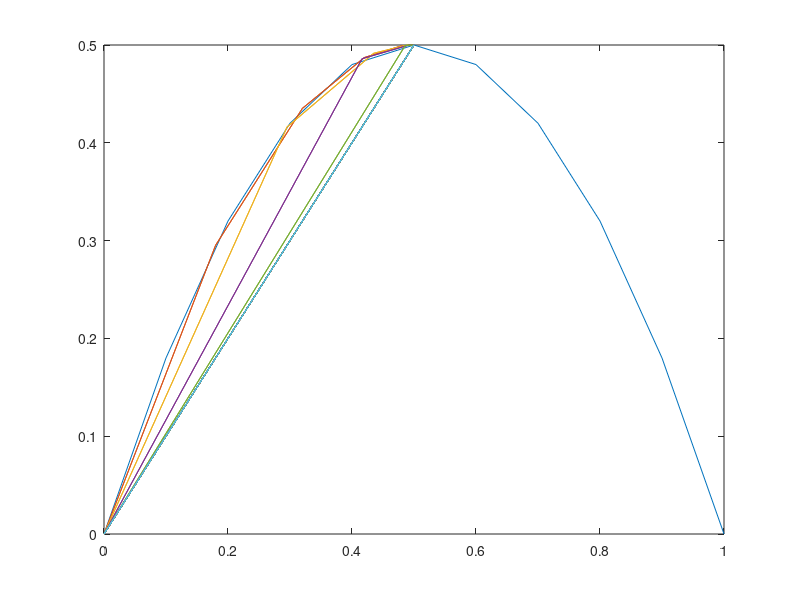

MATLAB code to generate this figure:
function ce11
  
  x0=0:0.1:1.0;
  n=20;
  m=length(x0);
  
  x=zeros(m,n);
  y=zeros(m,n);
  for j=1:m
    x(j,1)=x0(j);
    y(j,1)=g(x0(j));
    for i=2:n
      x(j,i)=y(j,i-1);
      y(j,i)=g(x(j,i));
    end
  end
  x
  y
  plot(x,y);
endfunction
function retval=g(prev)
  retval=2*prev*(1-prev);
endfunction

